Frame 1 (no input): blank canvas, image omitted
Frame 60 (no input): blank canvas, image omitted
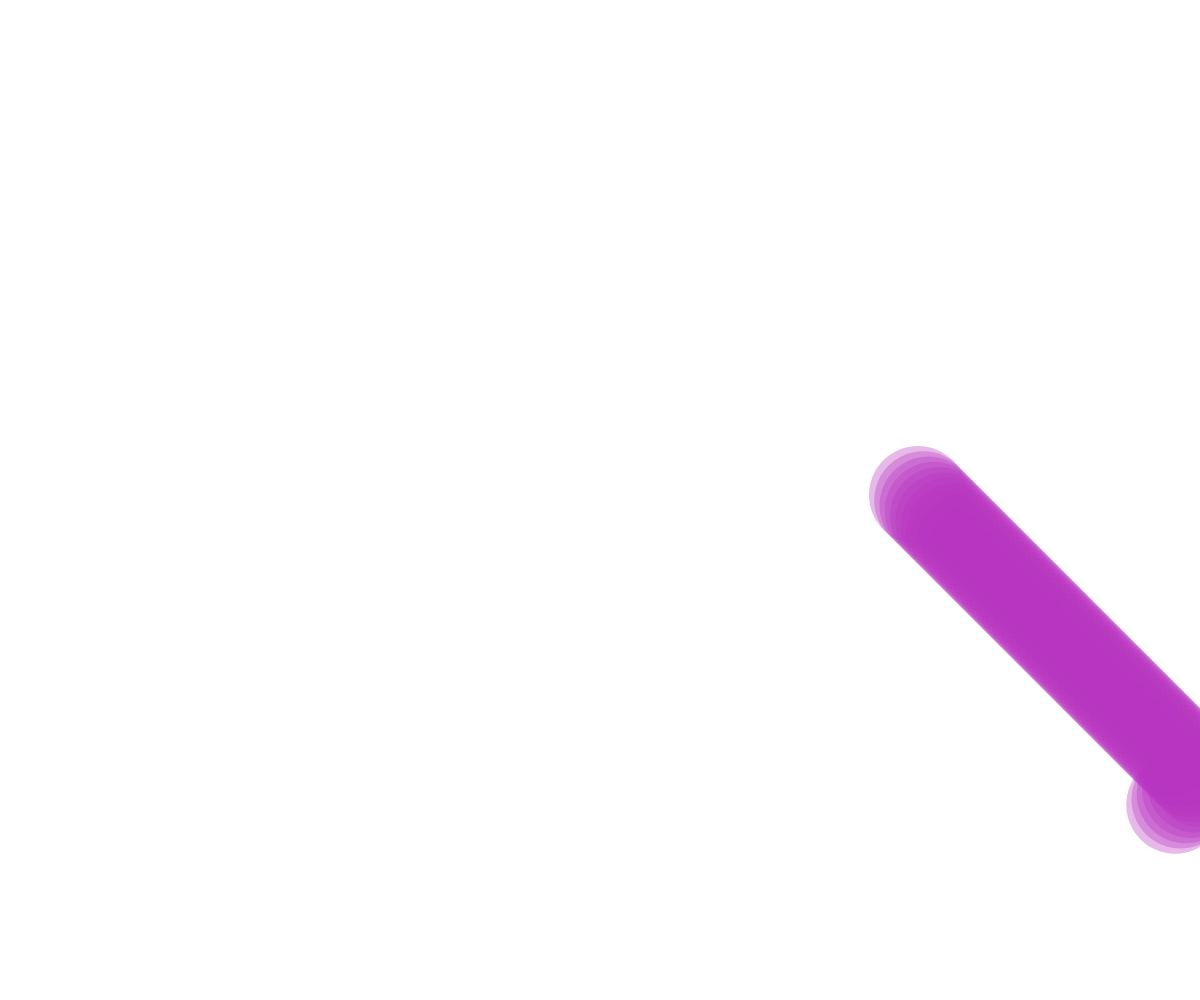
Frame 120 (the mouse pressed at the canvas centre since frame 60)

The p5.js sketch whose frames 1 and 60 were blank and that drew this single picture after the mouse press (run headless with seeded random() and noise() and a simulated clock; from frame 60 on, the mouse is pressed at the canvas centre):

// p5.js sketch
// ── sketch.js


var ball = {};
ball.width = 100;
ball.x = 10;
ball.y = 10;
ball.delta_x = 1;
ball.delta_y = 1;
ball.scale_x = 20;
ball.scale_y = 20;
var test = 0

function setup() {
    createCanvas(windowWidth, windowHeight);
    background(255);

}



function draw() {

    ball.x -= ball.delta_x * ball.scale_x;
    ball.y += ball.delta_y * ball.scale_y;


    if (ball.x >= width || ball.x <= 0) {
        ball.delta_x = -1 * ball.delta_x;
    }
    if (ball.y >= height || ball.y <= 0) {
        ball.delta_y = -1 * ball.delta_y;
    }



    noStroke();
    ellipse(ball.x, ball.y, ball.width, ball.width);
}

function mousePressed() {
    ball.scale_x = map(mouseX, 0, width, 0.5, 10);
    ball.scale_y = map(mouseY, 0, height, 0.5, 10);

      fill(random(255), random(255), random(255), random(255));
    }

function mouseMoved() {
    ball.width -= 1;
    ball.width = ball.width % (width*0.2);

}
